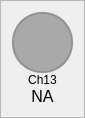
                     <widget class="QFrame" name="frame_ch13">
                      <property name="maximumSize">
                       <size>
                        <width>80</width>
                        <height>150</height>
                       </size>
                      </property>
                      <property name="styleSheet">
                       <string notr="true">font:12px</string>
                      </property>
                      <property name="frameShape">
                       <enum>QFrame::StyledPanel</enum>
                      </property>
                      <property name="frameShadow">
                       <enum>QFrame::Raised</enum>
                      </property>
                      <layout class="QVBoxLayout" name="verticalLayout_31">
                       <property name="spacing">
                        <number>0</number>
                       </property>
                       <item>
                        <widget class="QFrame" name="frame_ch13_color">
                         <property name="sizePolicy">
                          <sizepolicy hsizetype="Fixed" vsizetype="Fixed">
                           <horstretch>0</horstretch>
                           <verstretch>0</verstretch>
                          </sizepolicy>
                         </property>
                         <property name="minimumSize">
                          <size>
                           <width>61</width>
                           <height>61</height>
                          </size>
                         </property>
                         <property name="maximumSize">
                          <size>
                           <width>1000</width>
                           <height>61</height>
                          </size>
                         </property>
                         <property name="sizeIncrement">
                          <size>
                           <width>1</width>
                           <height>1</height>
                          </size>
                         </property>
                         <property name="styleSheet">
                          <string notr="true">border: 2px solid rgb(145, 145, 145);
border-radius: 30px;
background-color: rgb(169, 169, 169)</string>
                         </property>
                         <property name="frameShape">
                          <enum>QFrame::StyledPanel</enum>
                         </property>
                         <property name="frameShadow">
                          <enum>QFrame::Raised</enum>
                         </property>
                        </widget>
                       </item>
                       <item>
                        <widget class="QLabel" name="label_ch13">
                         <property name="minimumSize">
                          <size>
                           <width>61</width>
                           <height>0</height>
                          </size>
                         </property>
                         <property name="maximumSize">
                          <size>
                           <width>16777215</width>
                           <height>30</height>
                          </size>
                         </property>
                         <property name="font">
                          <font>
                           <pointsize>-1</pointsize>
                           <weight>50</weight>
                           <italic>false</italic>
                           <bold>false</bold>
                          </font>
                         </property>
                         <property name="text">
                          <string>Ch13</string>
                         </property>
                         <property name="alignment">
                          <set>Qt::AlignCenter</set>
                         </property>
                        </widget>
                       </item>
                       <item>
                        <widget class="QLabel" name="label_ch13_value">
                         <property name="minimumSize">
                          <size>
                           <width>61</width>
                           <height>0</height>
                          </size>
                         </property>
                         <property name="maximumSize">
                          <size>
                           <width>16777215</width>
                           <height>30</height>
                          </size>
                         </property>
                         <property name="font">
                          <font>
                           <pointsize>12</pointsize>
                           <weight>50</weight>
                           <italic>false</italic>
                           <bold>false</bold>
                          </font>
                         </property>
                         <property name="styleSheet">
                          <string notr="true">font:12pt</string>
                         </property>
                         <property name="text">
                          <string>NA</string>
                         </property>
                         <property name="alignment">
                          <set>Qt::AlignCenter</set>
                         </property>
                        </widget>
                       </item>
                      </layout>
                     </widget>
